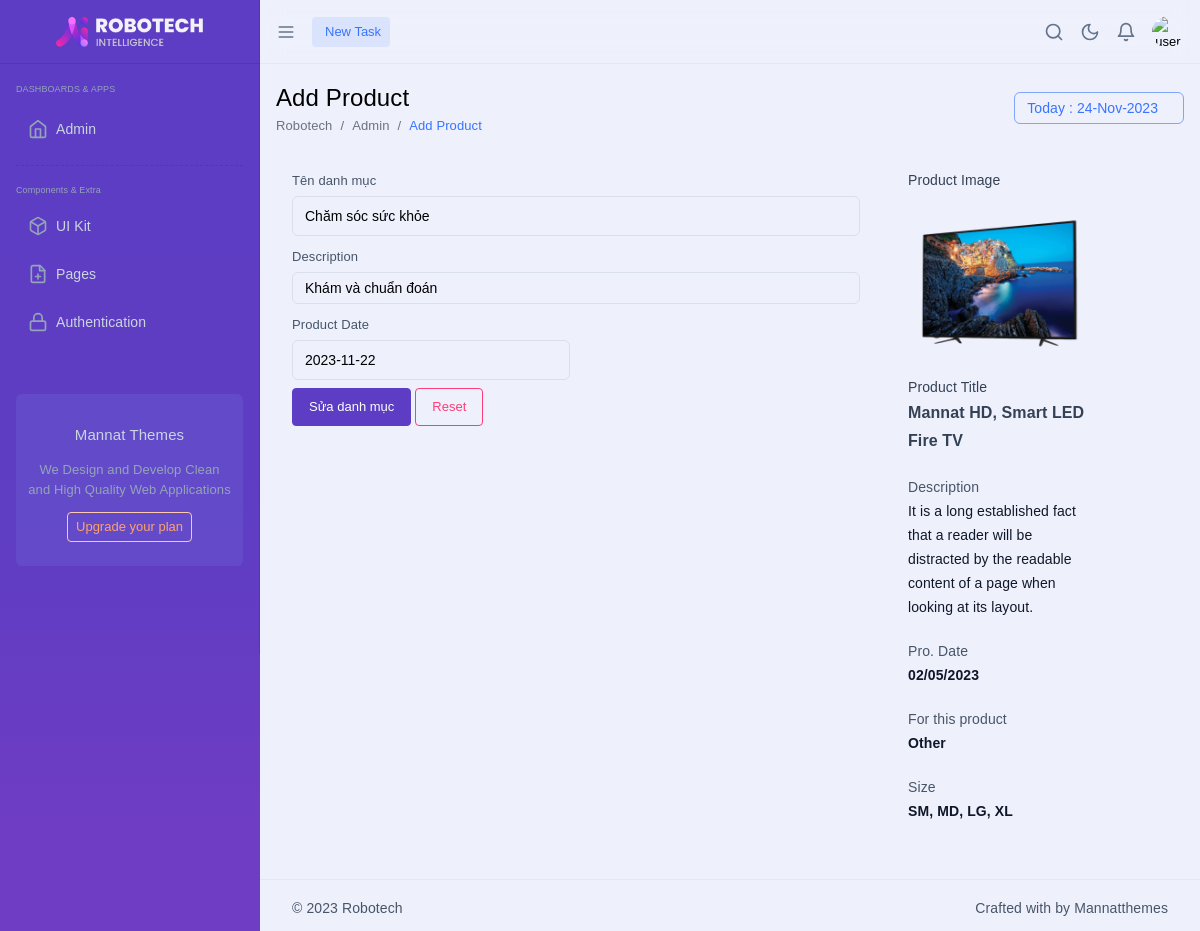
Screenshot of /admin/index.php?act=sua_danhmuc_dv&iddm_dv=2 with the database file from the repository.
### tables this page shows
CREATE TABLE `loai_dv` (
  `id` int(11) NOT NULL,
  `ten_loai_dv` varchar(255) NOT NULL,
  `ngay_tao` date NOT NULL,
  `trang_thai` int(2) NOT NULL DEFAULT 1,
  `mo_ta` text NOT NULL
);

### model/pdo.php (called while the page is built, shortened)
<?php
function pdo_connect() {
    $dburl="mysql:host=localhost;dbname=du_an1;charset=utf8";
    $username='root';
    $password='';
    $conn=new PDO($dburl,$username,$password);
    $conn->setAttribute(PDO::ATTR_ERRMODE,PDO::ERRMODE_EXCEPTION);
    return $conn;
}
function pdo_query_one($sql){
    $sql_args=array_slice(func_get_args(),1);
    try{
        $conn=pdo_connect();
        $stmt=$conn->prepare($sql);
        $stmt->execute($sql_args);
        $row=$stmt->fetch(PDO::FETCH_ASSOC);
        return $row;
    }
    catch(PDOException $e){
        throw $e;
    }
    finally{
        unset($conn);
    }
}
?>

### model/admin/danhmuc_dv.php (called while the page is built, shortened)
<?php
function load_danhmuc_dv_theoid($id){
    $sql = "select * from loai_dv where id = " . $id;
    $result = pdo_query_one($sql);
    return $result;
}
?>

### admin/module/danhmuc_dv/update.php (the view)
<?php
if(is_array($loaddm)){
    extract($loaddm);
}
?>
<div class="ltr:flex flex-1 rtl:flex-row-reverse">
    <div class="page-wrapper relative ltr:ms-auto rtl:me-auto rtl:ms-0 w-[calc(100%-260px)] px-4 pt-[64px] duration-300">
        <div class="xl:w-full">
            <div class="flex flex-wrap">
                <div class="flex items-center py-4 w-full">
                    <div class="w-full">
                        <div class="">
                            <div class="flex flex-wrap justify-between">
                                <div class="items-center ">
                                    <h1 class="font-medium text-3xl block dark:text-slate-100">Add Product</h1>
                                    <ol class="list-reset flex text-sm">
                                        <li><a href="index.php" class="text-gray-500 dark:text-slate-400">Robotech</a></li>
                                        <li><span class="text-gray-500 dark:text-slate-400 mx-2">/</span></li>
                                        <li class="text-gray-500 dark:text-slate-400">Admin</li>
                                        <li><span class="text-gray-500 dark:text-slate-400 mx-2">/</span></li>
                                        <li class="text-primary-500 hover:text-primary-600 dark:text-primary-400">Add Product</li>
                                    </ol>
                                </div>
                                <div class="flex items-center">
                                    <div class="today-date leading-5 mt-2 lg:mt-0 form-input w-auto rounded-md border inline-block border-primary-500/60 dark:border-primary-500/60 text-primary-500 bg-transparent px-3 py-1 focus:outline-none focus:ring-0 placeholder:text-slate-400/70 placeholder:font-normal placeholder:text-sm hover:border-primary-400 focus:border-primary-500 dark:focus:border-primary-500  dark:hover:border-slate-700">
                                        <input type="text" class="dash_date border-0 focus:border-0 focus:outline-none" readonly required="">
                                    </div>
                                </div>
                            </div>
                        </div>
                    </div>
                </div>
            </div>
        </div>
        <div class="xl:w-full  min-h-[calc(100vh-138px)] relative pb-14">
            <div class="grid grid-cols-12 sm:grid-cols-12 md:grid-cols-12 lg:grid-cols-12 xl:grid-cols-12 gap-4 justify-between">
                <div class="col-span-12 sm:col-span-12 md:col-span-12 lg:col-span-8 xl:col-span-8">
                    <div class="w-full relative mb-4">
                        <div class="flex-auto p-0 md:p-4">
                            <form action="#" method="post">
                                <div class="mb-2">
                                    <label for="title" class="font-medium text-sm text-slate-600 dark:text-slate-400">Tên danh mục</label>
                                    <input value="<?php echo $ten_loai_dv?>" name="ten_danhmuc_dv" type="title" id="title" class="form-input w-full rounded-md mt-1 border border-slate-300/60 dark:border-slate-700 dark:text-slate-300 bg-transparent px-3 py-2 focus:outline-none focus:ring-0 placeholder:text-slate-400/70 placeholder:font-normal placeholder:text-sm hover:border-slate-400 focus:border-brand-500 dark:focus:border-brand-500  dark:hover:border-slate-700" placeholder="Tên danh mục" required>
                                </div>
                                <div class="mb-2">
                                    <label for="description" class="font-medium text-sm text-slate-600 dark:text-slate-400">Description</label>
                                    <input type="text" value="<?php echo $mo_ta?>" name="mota_danhmuc_dv" id="description" rows="3" class="form-input w-full rounded-md mt-1 border border-slate-300/60 dark:border-slate-700 dark:text-slate-300 bg-transparent px-3 py-1 focus:outline-none focus:ring-0 placeholder:text-slate-400/70 placeholder:font-normal placeholder:text-sm hover:border-slate-400 focus:border-primary-500 dark:focus:border-primary-500  dark:hover:border-slate-700" placeholder="Description ..."></input>
                                </div>
                                <div class="mb-2">
                                    <div class="grid grid-cols-2 gap-3">
                                        <div class="col-span-1">
                                            <label for="Product-date" class="font-medium text-sm text-slate-600 dark:text-slate-400">Product Date</label>
                                            <input  name="ngay_danhmuc_dv" type="text" id="Product-date" value="<?php echo $ngay_tao?>" class="form-input w-full rounded-md mt-1 border border-slate-300/60 dark:border-slate-700 dark:text-slate-300 bg-transparent px-3 py-2 focus:outline-none focus:ring-0 placeholder:text-slate-400/70 placeholder:font-normal placeholder:text-sm hover:border-slate-400 focus:border-primary-500 dark:focus:border-primary-500  dark:hover:border-slate-700" name="foo">
                                        </div>
                                    </div>
                                </div>
                                <div class="">
                                    <input name="sua" type="submit" value="Sửa danh mục" class="px-2 py-2 lg:px-4 bg-brand  text-white text-sm  rounded hover:bg-brand-600 border border-brand-500"></input>
                                    <button type="reset" class="px-2 py-2 lg:px-4 bg-transparent  text-red text-sm  rounded transition hover:bg-red-600 hover:text-white border border-red font-medium">Reset</button>
                                </div>
                            </form>
                        </div>
                    </div>
                </div>
                <div class="col-span-12 sm:col-span-12 md:col-span-12 lg:col-span-3 xl:col-span-3">
                    <div class="w-full relative mb-4">
                        <div class="flex-auto p-0 md:p-4">
                            <div>
                                <p class="text-slate-700 text-base dark:text-slate-400">Product Image</p>
                                <img src="assets/images/products/pro-3.png" alt="" class="w-full h-auto">
                            </div>
                            <div class="mb-5">
                                <p class="text-slate-700 text-base dark:text-slate-400">Product Title</p>
                                <h4 class="text-xl font-semibold text-slate-700 dark:text-slate-300">Mannat HD, Smart LED Fire TV</h4>
                            </div>
                            <div class="mb-5">
                                <p class="text-slate-600 text-base dark:text-slate-400">Description</p>
                                <h4 class="text-base font-medium text-slate-900 dark:text-slate-300">It is a long established fact that a reader will be distracted by the readable content of a page when looking at its layout.</h4>
                            </div>
                            <div class="mb-5">
                                <p class="text-slate-600 text-base dark:text-slate-400">Pro. Date</p>
                                <h4 class="text-base font-semibold text-slate-900 dark:text-slate-300">02/05/2023</h4>
                            </div>
                            <div class="mb-5">
                                <p class="text-slate-600 text-base dark:text-slate-400">For this product</p>
                                <h4 class="text-base font-semibold text-slate-900 dark:text-slate-300">Other</h4>
                            </div>
                            <div class="mb-5">
                                <p class="text-slate-600 text-base dark:text-slate-400">Size</p>
                                <h4 class="text-base font-semibold text-slate-900 dark:text-slate-300">SM, MD, LG, XL</h4>
                            </div>
                        </div>
                    </div>
                </div>
            </div>

### rows the page displays
loai_dv: ten_danhmuc_dv "Chăm sóc sức khỏe", mota_danhmuc_dv "Khám và chuẩn đoán", ngay_danhmuc_dv "2023-11-22"
